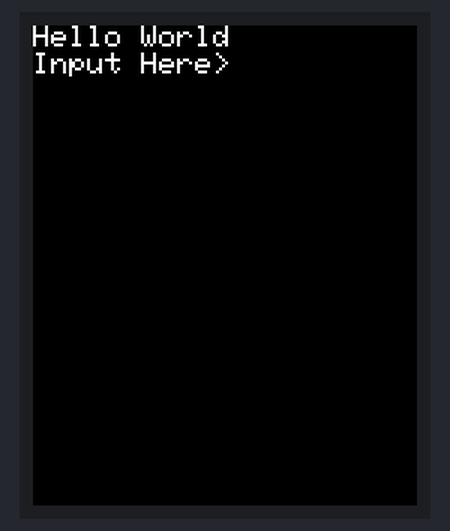
Bench run of a program on a simulated MicroPython board. On the bench: 128×160 colour display.

Above: at 1.0 s.

The program:

example.py
```python
from MPySTIO import Rules
from machine import SPI, Pin
from ST7735 import TFT

# follow the actual settings
spi = SPI(1, sck = Pin(22), mosi = Pin(21), baudrate = 4000000)
tft = TFT(spi, 5, 19, 23)

tft.initr()
tft.rgb(True)
tft.fill(TFT.BLACK)

# a basic output
screen = Rules(tft)
screen.out("Hello World")

# a basic input
#
# text (A prompt for input is displayed)
# keyboard (Keyboard handlers)
# end (Return the result when "keyboard = ..." returns the string you write)
def get_key():
    pass

text = screen.get(text = 'Input Here>', keyboard = get_key, end = 'enter')
screen.out(text)
```

MPySTIO.py
```python
from st7735 import TFT
from sysfont import sysfont
from time import sleep

class Rules(object):
    def __init__(self, surface):
        # create a surface object
        self.surface = surface
        self.width   = self.surface.size()[0]
        self.height  = self.surface.size()[1]
        self.x       = 0
        self.y       = 0

    def out(self, text):
        self.surface.text((self.x, self.y), text, TFT.WHITE, sysfont, 1)

        # detect the length of the string
        self.long    = len(text)
        self.char    = int(self.width / 6)
        self.storage = []

        if self.long > self.char:
            for i in range(int(self.long / self.char) + 1):
                self.storage.append(text[i * self.char:(i + 1) * self.char])

            self.y += len(self.storage) * 9 - 9

        self.y += 9

        # detect clean the surface
        self.lines =  ''.join(self.storage[int(self.height / 9):])

        if self.y > self.height:
            self.surface.fill(TFT.BLACK)
            self.y = 0

            self.out(self.lines)

    def get(self, text, keyboard, end):
        self.surface.text((self.x, self.y), text, TFT.WHITE, sysfont, 1)

        # buffer variable storage
        self.buffer = ''

        self.x += len(text) * 6

        # listen to the keyboard
        while True:
            self.keyboard = keyboard()
            sleep(0.12)

            if self.keyboard == end:
                self.y += 9
                if int(self.y / 9) >= int(self.height / 9):
                    self.surface.fill(TFT.BLACK)
                    self.x = 0
                    self.y = 0

                    return self.buffer

                self.x  = 0

                return self.buffer

            if self.keyboard is not None:
                if int(self.y / 9) >= int(self.height / 9):
                    self.surface.fill(TFT.BLACK)
                    self.y = 0

                self.surface.text((self.x, self.y), self.keyboard, TFT.WHITE, sysfont, 1)

                self.x += 6
                if int(self.x / 6) >= int(self.width / 6):
                    self.y += 9
                    self.x = 0

                self.buffer += self.keyboard
```
